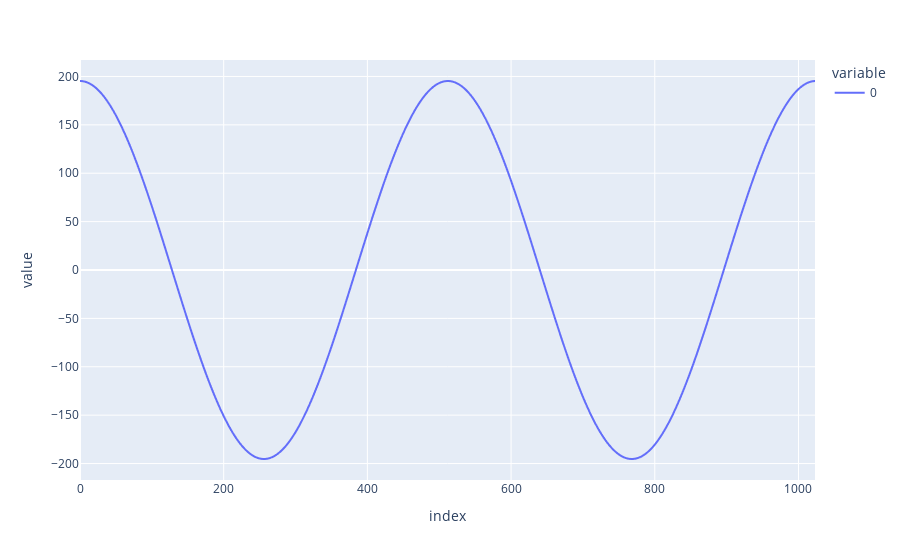

Notebook source saved alongside this figure:
### Code cell
def calculate_cross_correlation(rfft_1, rfft_2):
    """ calculate the cross correlation of two input arrays given their real FFTs
    """
    cross_power_spectrum = rfft_1 * numpy.conj(rfft_2)
    cross_correlation = fft.irfft(cross_power_spectrum, overwrite_x=True)
    return cross_correlation

my_rfft_1 = numpy.zeros(513, dtype=complex)
my_rfft_1[2] = 500 + 0j  # frequency component at index 2

my_rfft_2 = numpy.zeros(513, dtype=complex)
my_rfft_2[2] = 200 + 0j  # frequency

r = calculate_cross_correlation(my_rfft_1, my_rfft_2)
print(r.shape)
print(r[:10])

fig = pltxpr.line(r)
fig.show()

### Figure 1 — Plotly figure (JSON) as saved in the notebook; plotly's stock layout.template omitted (floating-point values rounded to 4 significant figures; data arrays with more than 128 entries replaced by an {"elided": "..."} marker saying what was removed)
{"data": [{"hovertemplate": "variable=0<br>index=%{x}<br>value=%{y}<extra></extra>", "legendgroup": "0", "line": {"color": "#636efa", "dash": "solid"}, "marker": {"symbol": "circle"}, "mode": "lines", "name": "0", "showlegend": true, "type": "scattergl", "x": {"elided": "1024 int values"}, "xaxis": "x", "y": {"elided": "1024 float values"}, "yaxis": "y"}], "layout": {"legend": {"title": {"text": "variable"}, "tracegroupgap": 0}, "margin": {"t": 60}, "xaxis": {"anchor": "y", "domain": [0, 1], "title": {"text": "index"}}, "yaxis": {"anchor": "x", "domain": [0, 1], "title": {"text": "value"}}}}
